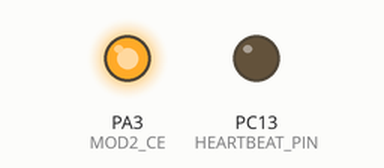
Recording of a program running on a simulated STM32 Black Pill. Shown: output pins drawn as LEDs (lit = HIGH). Pins used as bus, display or sensor lines are not drawn; what the program prints to the serial monitor is not drawn.

Above: at 0.1 s.
Timing chart, 0 to 1.6 s (numbered marks = the images above):
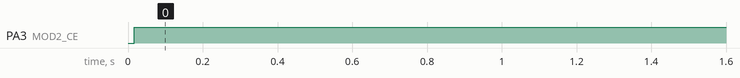

Measured:
- by itself, PA3 (MOD2_CE): LOW → HIGH at 0.02 s

The program:

main.cpp
```cpp
#include <Arduino.h>
#include <SPI.h>

#include "nrf24driver.h"
#include "spi_sweep_runner.h"
#include "stm32f4heartbeat.h"

// --- Test Configuration ---
const uint32_t PACKETS_PER_BATCH = 100; //100 packets per batch for a clean 100% success rate calculation
const float MIN_SUCCESS_RATE     = 95.0; // a 95 % quality threshold, meaning out of 100 packages 95 have to arrive successfully

// Extended SPI Speed Steps (Testing past 10 MHz limit)
const uint32_t SPI_SPEED_STEPS[] = {
  1000000,   // 1 MHz
  4000000,   // 4 MHz
  8000000,   // 8 MHz
  10000000,  // 10 MHz (Official Datasheet Max)
  12000000,  // Overclock Step 1 (12 MHz attempt)
  16000000,  // Overclock Step 2 (16 MHz attempt)
  20000000   // Overclock Step 3 (20 MHz attempt)
};

// 10 MHz for single speed test, change the value to whichever you wanna test as a single speed
const uint32_t SPI_SINGLE_SPEED[] = { 10000000 }; // saved as array to be compatible with the function
// Calculate the number of elements in the SPI_SPEED_STEPS array
const size_t NUM_SPEED_STEPS = sizeof(SPI_SPEED_STEPS) / sizeof(SPI_SPEED_STEPS[0]);

 uint32_t txPayload[4] = {'P', 'T', 'D', 0x00};

void setup() {
  Serial.begin(115200);
  //waits for the serial monitor to open for a total of 3 seconds, after which the code will execute regardless
  while (!Serial && millis() < 3000);

  // Initialize the SPI related CSN and CE pins and set initial states for both nRF24 modules
  //Tells the blackpill that these specific pins work as outputs for the inputs of the nRF24 modules
  pinMode(MOD1_CSN, OUTPUT);
  pinMode(MOD1_CE, OUTPUT);
  pinMode(MOD2_CSN, OUTPUT);
  pinMode(MOD2_CE, OUTPUT);
  pinMode(HEARTBEAT_PIN, OUTPUT);
  //Driving CSN high during startup/setup prevents the modules from picking up random startup noise on the SPI bus as valid commands
  //Driving CE low during startup/setup puts the modules into standby mode, preventing them from transmitting or receiving any data until the test begins
  digitalWrite(MOD1_CSN, HIGH);
  digitalWrite(MOD1_CE, LOW);
  digitalWrite(MOD2_CSN, HIGH);
  digitalWrite(MOD2_CE, LOW);

  // Set timer overflow to 2 Hz (triggers an interrupt every 500ms)
    heartbeatTimer->setOverflow(2, HERTZ_FORMAT);
    heartbeatTimer->attachInterrupt(heartbeatISR);
    heartbeatTimer->resume(); // Start the hardware timer

  //Mandatory functioncall to initialize the SPI bus and set the default parameters for the SPI peripheral on the blackpill
  SPI.begin();

  Serial.println("\n==============================================");
  Serial.println("  nRF24 SPI Overclocking & Threshold Benchmark ");
  Serial.println("==============================================\n");
}

void loop() {

//These three variables get declared at the start of each loop iteration to ensure they are reset for each new test cycle
  uint32_t maxStableSpeed = 0; //saves the current stable speed as the maximum stable one, incrementally updated for each loop
  uint32_t failedSpeed = 0; // if the current speed fails the threshold test, it gets saved under this variable
  int testOutcome = 0; //switch-case determination variable used in runSpiFrequencySweep


  //----------------------------------------------------------
  // Only use one of the two functions below and comment out the other one that isnt used

  //------Use this function for testing several speeds one after another--------
  //runSpiFrequencySweep(SPI_SPEED_STEPS, maxStableSpeed, failedSpeed, NUM_SPEED_STEPS, PACKETS_PER_BATCH, MIN_SUCCESS_RATE, testOutcome, txPayload);
  //------Use this function for testing a single speed--------------
  runSpiFrequencySweep(SPI_SINGLE_SPEED, maxStableSpeed, failedSpeed, 1, PACKETS_PER_BATCH, MIN_SUCCESS_RATE, testOutcome, txPayload);

  Serial.println("\r\n==============================================\r\n");

  switch (testOutcome) {
        case 4: // Multiple speeds tested successfully (full sweep pass)
            //Serial.printf("RESULT: Max Stable SPI Clock = %lu MHz\n", maxStableSpeed / 1000000);
            Serial.printf("RESULT: Max Stable Tested Frequency = %lu MHz\n", maxStableSpeed / 1000000);
            triggerSuccessBlink();
            break;

        case 1: // Single speed tested successfully
            Serial.printf("RESULT: Successful Single-Speed Test at %lu MHz\n", maxStableSpeed / 1000000);
            triggerSuccessBlink();
            break;

        case 2: // Multiple speeds tested, failed partway through
            Serial.println("RESULT: Failed transmission because minimum success rate was not reached or due to a critical SPI fault.\r\n");
            Serial.printf("Max stable speed before failure = %lu MHz\r\n", failedSpeed / 1000000);
            triggerFailurePause();
            break;

        case 3: // Single speed tested and failed
            Serial.println("RESULT: Single-speed test failed. Minimum success rate not reached or critical SPI fault.\r\n");
            Serial.printf("Failed speed = %lu MHz\r\n", failedSpeed / 1000000);
            triggerFailurePause();
            break;

        default:
            break;
    }

  Serial.println("\r\n==============================================\r\n");

  delay(10000);


}
```

spi_sweep_runner.h
```cpp
#pragma once

#include <Arduino.h>
#include <SPI.h>

#include "nrf24driver.h"


void runSpiFrequencySweep(const uint32_t *speeds,uint32_t &maxStableSpeed, uint32_t &failedSpeed, uint32_t NUM_SPEED_STEPS,  uint32_t PACKETS_PER_BATCH, uint32_t MIN_SUCCESS_RATE, int &testOutcome, uint32_t *txpayload);
 void handleOverclockLogging(uint32_t currentSpeed, uint32_t speedMHz);
 void sendTestPacket(uint32_t i, uint32_t *txpayload);
 void pollTransceiverStatuses(uint32_t &txCount, uint32_t &rxCount, uint32_t &faultCount, uint32_t &loopcount, uint32_t *txpayload);
 void readReceivedPacket(uint32_t packetIndex, uint32_t *txpayload);
 
```

stm32f4heartbeat.h
```cpp
#pragma once

#include <Arduino.h>

extern const uint8_t HEARTBEAT_PIN;
extern HardwareTimer *heartbeatTimer;
extern volatile bool isSuccessBlinking;
extern volatile bool suppressHeartbeat;
extern volatile uint8_t successStep;


void heartbeatISR();

void triggerSuccessBlink();

// Call this immediately when a test run fails
void triggerFailurePause();
```

spi_sweep_runner.cpp
```cpp
#include "spi_sweep_runner.h"


void runSpiFrequencySweep(const uint32_t *speeds,uint32_t &maxStableSpeed, uint32_t &failedSpeed, uint32_t NUM_SPEED_STEPS,  uint32_t PACKETS_PER_BATCH, uint32_t MIN_SUCCESS_RATE, int &testOutcome, uint32_t *txpayload) {

    //This for loop runs through for the amount of speeds specified in the NUM-SPEED_STEPS variable calculation
    for (size_t step = 0; step < NUM_SPEED_STEPS; step++) {

        //Saves the currently tested frequency speed from the SPI_SPEED_STEPS array into a variable
        uint32_t currentSpeed = speeds[step];
        uint32_t speedMHz = currentSpeed / 1000000; //Puts the tested frequency in a readable MHz format
        handleOverclockLogging(currentSpeed, speedMHz); //prints out the current tested speed and speed attempt
        initModulesAtSpeed(currentSpeed); //Initializes the hardware bringup for the nRF24 modules for the currently tested speed frequency

        // counter reset at the start of each speed test
        uint32_t txSuccessCount = 0; //counts the number of successful transmissions from the TX module (Radio 1) to the RX module (Radio 2)
        uint32_t rxSuccessCount = 0; //counts the number of successful receptions from the RX module (Radio 2) to the TX module (Radio 1)
        uint32_t spiFaultCount = 0; //counts the (drastic) SPI bus faults

        unsigned long startTime = millis(); //Start of stopwatch

        //runs inner for loop for each packet in the current speed test (batch)
        for (uint32_t i = 1; i <= PACKETS_PER_BATCH; i++) {
    //-----Remove the following line if you  dont want the fourth (last) byte to be overwritten dynamically-----
            txpayload[3] = (uint8_t)(i & 0xFF); //dynamically overwrites the last byte of the payload with the current packet index (1-100)
            sendTestPacket(i, txpayload); //sends the payload through the TX module (Radio 1) over the air
            //polls the status for both Transceiver (Radio 1 TX) and receiver (Radio 2 RX), reads out the received packages
            pollTransceiverStatuses(txSuccessCount, rxSuccessCount, spiFaultCount, i, txpayload);
        }
        //Calculates the duration of the current speed test
        unsigned long duration = millis() - startTime; //End of stopwatch
        float passRate = ((float)rxSuccessCount / PACKETS_PER_BATCH) * 100.0; //calculates the success rate in percentages

        Serial.printf("Done (%lu ms) | RX Success: %3lu/%lu (%.1f%%) | SPI Faults: %lu\r\n",
                      duration, rxSuccessCount, PACKETS_PER_BATCH, passRate, spiFaultCount);

//if the calculated passrate is above the minimum success rate and the (drastic) spi fault count is equal to 0,
//save the currently tested speed as the (current) maximum stable one
        if (passRate >= MIN_SUCCESS_RATE && spiFaultCount == 0) {
            maxStableSpeed = currentSpeed;
            //Serial.println("\r\n[PASS]");
        } else {
            failedSpeed = currentSpeed; //capture the current incrementally failed speed
            Serial.println("\r\n[FAIL]");
            break;
        }
    }
    testOutcome = 0; //switch-case determination variable

    if (NUM_SPEED_STEPS == 1) {
        testOutcome = (failedSpeed == 0) ? 1 : 3; // 1 = Single Pass, 3 = Single Fail
    } else {
        testOutcome = (failedSpeed == 0) ? 4 : 2; // 4 = Multi Pass, 2 = Multi Fail
    }


}
//handles the tracking of the overclock attempts
void handleOverclockLogging(uint32_t currentSpeed, uint32_t speedMHz) {
    static int overclockAttempt = 0;
    //If the current iteration speed is greater than the physical maximum of 10 MHz, increment the counter for each following attempt
    if (currentSpeed > 10000000) {
        overclockAttempt++;
        Serial.printf("Overclock attempt %d: %2lu MHz...\r\n ", overclockAttempt, speedMHz);
    } else { //reset the counter to 0 if the current speed is below the physical threshold
        overclockAttempt = 0;
        Serial.printf("Testing SPI @ %2lu MHz...\r\n", speedMHz);
    }
}
//Lets Radio 1 (TX) transfer the 4 bytes in the payload array over the air
void sendTestPacket(uint32_t i, uint32_t *txpayload) {
    //clearing the status interrupt flags from a previous transmission
    writeReg(MOD1_CSN, NRF_REG_STATUS, NRF_STATUS_CLEAR_ALL);

    digitalWrite(MOD1_CSN, LOW); //start of the SPI transaction
    SPI.transfer(NRF_CMD_W_TX_PAYLOAD); // Load/prime the TX FIFO buffer on Radio 1 (TX module)
    // Transmit the array over SPI
    for (int j = 0; j < 4; j++) {
        SPI.transfer(txpayload[j]);
    }

    digitalWrite(MOD1_CSN, HIGH); //end of the SPI transaction

    digitalWrite(MOD1_CE, HIGH); //triggers the packet transfer transmission
    delayMicroseconds(15); //mandatory transmission trigger delay of 10-15 microseconds (datasheet requirement)
    digitalWrite(MOD1_CE, LOW); //return to standby after sending the package

    delayMicroseconds(1500); //breathing room before the next cycle
}
//polls the status for both Transceiver (Radio 1 TX) and receiver (Radio 2 RX), reads out the received packages
void pollTransceiverStatuses(uint32_t &txCount, uint32_t &rxCount, uint32_t &faultCount, uint32_t &loopcount, uint32_t *txpayload) {
    // Check Radio 1 (TX)
    uint8_t m1_stat = readReg(MOD1_CSN, NRF_REG_STATUS); //grabs a snapshot of the current Radio 1 (TX) register
    //checks for catastrophic spi faults: 0x00 for a shorted/dead bus or 0xFF for a disconnected/ floating MISO line
    if (m1_stat == 0x00 || m1_stat == 0xFF) { //a bit too drastic,a more detailed fault detection is something for later
        faultCount++; //counts up for each found catastrophic spi fault
        //Isolates the TX_DS (Data Sent) interrupt-flag-bit from the status register, if said bit is high (1), txsucesscount counts up
    } else if (m1_stat & NRF_STATUS_TX_DS) {
        txCount++; //counts up for each succesful transmission
    }

    // Check Radio 2 (RX)
    uint8_t m2_stat = readReg(MOD2_CSN, NRF_REG_STATUS); //grabs a snapshot of the current Radio 2 (RX) register
    //checks for catastrophic spi faults: 0x00 for a shorted/dead bus or 0xFF for a disconnected/ floating MISO line
    if (m2_stat == 0x00 || m2_stat == 0xFF) {
        faultCount++; //counts up for each found catastrophic spi fault
        //Isolates the RX_DR (Data Ready) interrupt-flag-bit from the status register
    //If said bit is high (1), the function readReceivedPacket is called
     } else if (m2_stat & NRF_STATUS_RX_DR) {
      readReceivedPacket(loopcount, txpayload); //calls the function to read the received packet and print it out
        rxCount++; //counts up for each succesful reception
    }
}


//This function reads the received packet from Radio 2 (RX) and prints out the TX and RX payloads side by side for comparison
void readReceivedPacket(uint32_t packetIndex, uint32_t *txpayload) {
    uint8_t rxPayload[4];

    //Select the receiver module (Radio 2)
    digitalWrite(MOD2_CSN, LOW);

    //Send command to read payload from RX FIFO
    SPI.transfer(NRF_CMD_R_RX_PAYLOAD);

    //Read the 4 bytes of the received payload data by clocking out dummy bytes over MOSI
   for (int j = 0; j < 4; j++) {
        rxPayload[j] = SPI.transfer(0xFF);
    }


    //Deselect chip to end transaction
    digitalWrite(MOD2_CSN, HIGH);

    //Clear the RX_DR (Data Ready) interrupt flag in the status register
    writeReg(MOD2_CSN, NRF_REG_STATUS, NRF_STATUS_RX_DR);

    //Print out the captured packet bytes cleanly via Serial
// Print side-by-side comparison (treating the first 3 as chars, 4th as hex)
    Serial.printf("Packet #%3lu | TX: %c%c%c[0x%02X] (%02X %02X %02X %02X) | RX: %c%c%c[0x%02X] (%02X %02X %02X %02X)\r\n",
                  packetIndex,
                  txpayload[0], txpayload[1], txpayload[2], txpayload[3],
                  txpayload[0], txpayload[1], txpayload[2], txpayload[3],
                  rxPayload[0], rxPayload[1], rxPayload[2], rxPayload[3],
                  rxPayload[0], rxPayload[1], rxPayload[2], rxPayload[3]);


}
```

stm32f4heartbeat.cpp
```cpp
#include "stm32f4heartbeat.h"

 const uint8_t HEARTBEAT_PIN = LED_BUILTIN; // Or your custom wiring pin
 HardwareTimer *heartbeatTimer = new HardwareTimer(TIM2);
 volatile bool isSuccessBlinking = false;
 volatile bool suppressHeartbeat = false; // Flag to pause toggling on failure
 volatile uint8_t successStep = 0;


void heartbeatISR() {
    if (isSuccessBlinking) {
        successStep++;
        switch (successStep) {
            case 1: // First flash ON
                digitalWrite(HEARTBEAT_PIN, HIGH);
                break;
            case 2: // First flash OFF
                digitalWrite(HEARTBEAT_PIN, LOW);
                break;
            case 3: // Second flash ON
                digitalWrite(HEARTBEAT_PIN, HIGH);
                break;
            case 4: // Second flash OFF & Reset
                digitalWrite(HEARTBEAT_PIN, LOW);
                isSuccessBlinking = false;
                successStep = 0;
                // Restore timer to normal 2 Hz heartbeat (500ms intervals)
                heartbeatTimer->setOverflow(2, HERTZ_FORMAT);
                break;
        }
    }
    else if (suppressHeartbeat) {
        // Force LED OFF and skip toggling while the failure suppression is active
        digitalWrite(HEARTBEAT_PIN, LOW);
    } else {
        // Normal background heartbeat toggle
        digitalWrite(HEARTBEAT_PIN, !digitalRead(HEARTBEAT_PIN));
    }
}

void triggerSuccessBlink() {
    // Pause timer momentarily to reconfigure frequency for blinks
    heartbeatTimer->pause();

    isSuccessBlinking = true;
    successStep = 0;

    // Set timer frequency to 12 Hz (~83ms per interrupt tick)
    heartbeatTimer->setOverflow(12, HERTZ_FORMAT);

    // Fire the first on state immediately
    digitalWrite(HEARTBEAT_PIN, HIGH);
    successStep = 1;

    heartbeatTimer->resume();
}

// Call this immediately when a test run fails
void triggerFailurePause() {
    suppressHeartbeat = true;
    digitalWrite(HEARTBEAT_PIN, LOW); // Force off instantly
}
```

Source omitted: nrf24driver.h (4136 bytes), nrf24driver.cpp (5118 bytes)
